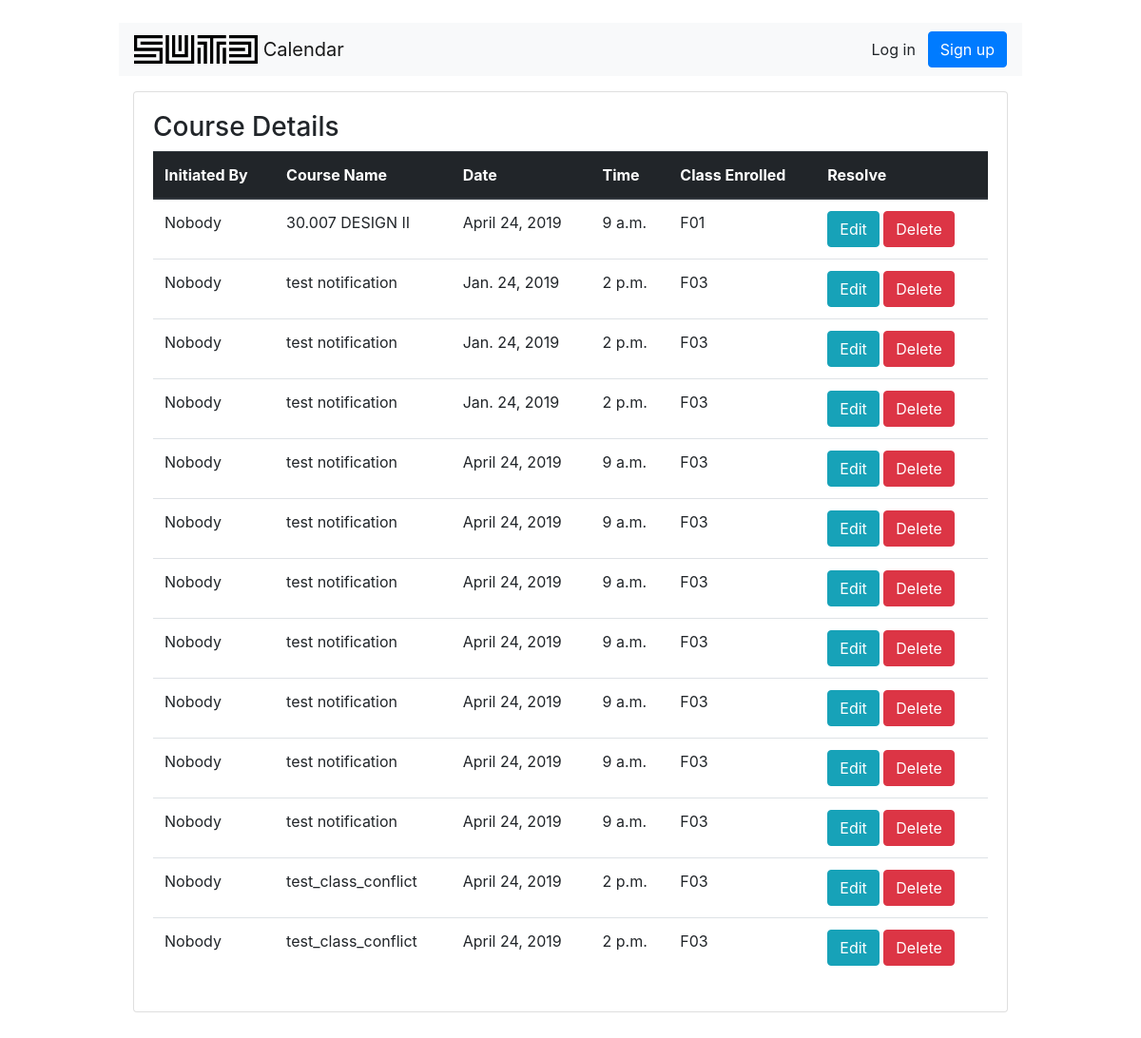
Page /schedule/allschedules on the committed database.
### schedule/models.py (models this page shows, shortened)
class Schedule(models.Model):
    course_Name = models.CharField(max_length=120)
    pillar_Type = models.CharField(max_length=10, choices=PILLAR_CHOICES)
    event_Name = models.CharField(max_length=120, default="None")
    description = models.TextField(blank=True, null=True)
    date = models.DateField(("Date"), default=datetime.date.today)
    start_Time = models.TimeField()
    event_Duration = models.IntegerField(default=0, choices=DURATION_CHOICES)
    lecturer = models.CharField(max_length=50)
    class_Enrolled = models.CharField(max_length=4, default="")
    location = models.IntegerField()
    is_Suggestion = models.BooleanField(default=False)
    is_Finalized = models.BooleanField(default=False)
    is_Event = models.BooleanField(default=False)
    initiated_By = models.CharField(max_length=50, default="Nobody")
    is_Conflicting = models.BooleanField(default=False)
    is_classconflict = models.BooleanField(default=False)
    is_profconflict = models.BooleanField(default=False)
    day_Of_Week = models.IntegerField(
        default=1, validators=[MaxValueValidator(7), MinValueValidator(1)])

### schedule/views.py (the view)
# urls.py: path('allschedules', views.ModifyScheduleListView.as_view() , name= 'allschedules'),
class ModifyScheduleListView(ListView):
    template_name = 'modifyschedule/modifyschedulelist.html'
    all_obj = Schedule.objects.all()
    for i in all_obj:
        print(i.pk)
    def get_queryset(self):
        return Schedule.objects.filter(is_Event=False)

### schedule/templates/modifyschedule/modifyschedulelist.html (shortened to what this page needs)
{% extends 'base.html' %}
{% block content %}
	<h3>Course Details</h3>
	<table  class="table table-hover">
		<thead class="thead-dark">
			<tr>
			    <th scope="col">Initiated By</th>
				<th scope="col">Course Name</th>
				<th scope="col">Date</th>
				<th scope="col">Time</th>
				<th scope="col">Class Enrolled</th>
				<th scope="col">Resolve </th>
		  	</tr>
		{% for item in object_list %}
		<tr>
			<td>{{ item.initiated_By }}</td>
			<td>{{ item.course_Name }}</td>
			<td>{{ item.date }}</td>
			<td>{{ item.start_Time }}</td>
			<td>{{ item.class_Enrolled }}</td>
			<td> <a class="btn btn-info" href="{% url 'schedule:modify' item.id %}" role="button">Edit</a>
				<a class="btn btn-danger" href="{% url 'schedule:delete' item.id %}" role="button">Delete</a></td>
		</tr>
	   	{% empty %}
		   <tr>
		   <td>No course details yet </td>
		   <td></td>
		   <td></td>
	    	</tr>
		{% endfor %}
{% endblock %}

### rows in the picture
Schedule: initiated_By "Nobody", course_Name "30.007 DESIGN II", date "April 24, 2019", start_Time "9 a.m.", class_Enrolled "F01"
Schedule: initiated_By "Nobody", course_Name "test notification", date "Jan. 24, 2019", start_Time "2 p.m.", class_Enrolled "F03"
Schedule: initiated_By "Nobody", course_Name "test notification", date "Jan. 24, 2019", start_Time "2 p.m.", class_Enrolled "F03"
Schedule: initiated_By "Nobody", course_Name "test notification", date "Jan. 24, 2019", start_Time "2 p.m.", class_Enrolled "F03"
Schedule: initiated_By "Nobody", course_Name "test notification", date "April 24, 2019", start_Time "9 a.m.", class_Enrolled "F03"
Schedule: initiated_By "Nobody", course_Name "test notification", date "April 24, 2019", start_Time "9 a.m.", class_Enrolled "F03"
Schedule: initiated_By "Nobody", course_Name "test notification", date "April 24, 2019", start_Time "9 a.m.", class_Enrolled "F03"
Schedule: initiated_By "Nobody", course_Name "test notification", date "April 24, 2019", start_Time "9 a.m.", class_Enrolled "F03"
Schedule: initiated_By "Nobody", course_Name "test notification", date "April 24, 2019", start_Time "9 a.m.", class_Enrolled "F03"
Schedule: initiated_By "Nobody", course_Name "test notification", date "April 24, 2019", start_Time "9 a.m.", class_Enrolled "F03"
Schedule: initiated_By "Nobody", course_Name "test notification", date "April 24, 2019", start_Time "9 a.m.", class_Enrolled "F03"
Schedule: initiated_By "Nobody", course_Name "test_class_conflict", date "April 24, 2019", start_Time "2 p.m.", class_Enrolled "F03"
Schedule: initiated_By "Nobody", course_Name "test_class_conflict", date "April 24, 2019", start_Time "2 p.m.", class_Enrolled "F03"
